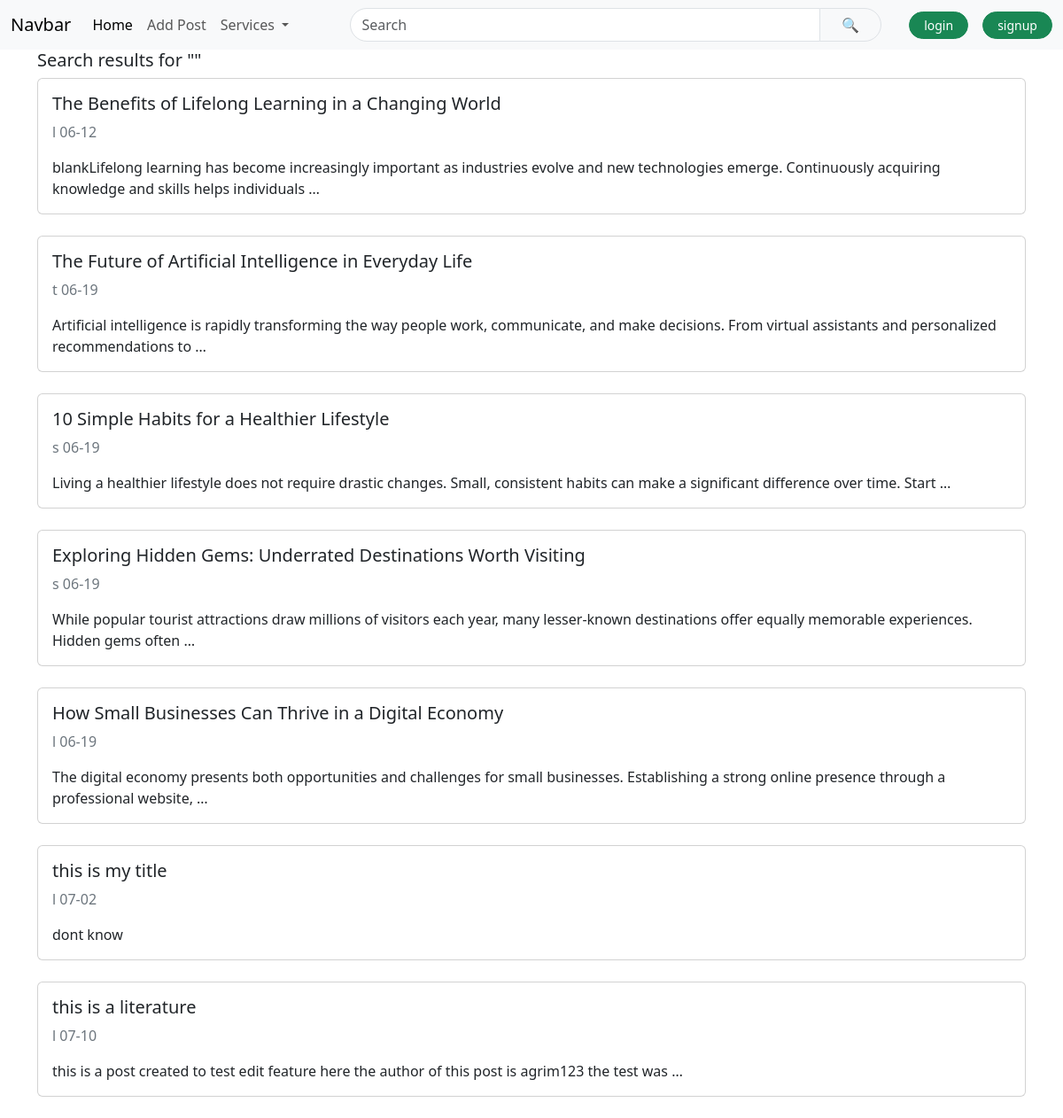
/search/, run on an earlier commit of the app's database.
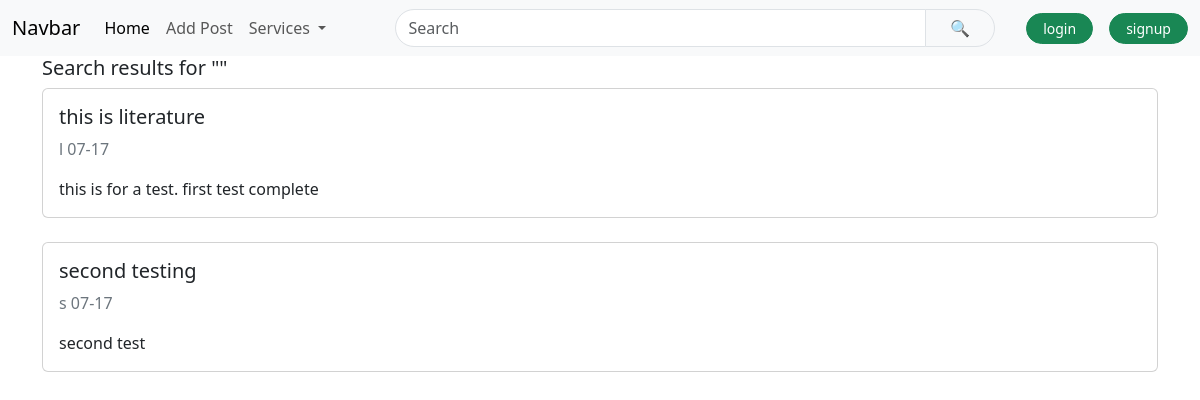
And on a later commit of the database.
### firstapp/models.py (models this page shows, shortened)
class Posts(models.Model):
    POST_CHOICES=[
        ('l','literature'),
        ('s','sports'),
        ('t','technology')
    ]
    class Meta:
        verbose_name='Post'
        verbose_name_plural='Posts'
    category=models.CharField(choices=POST_CHOICES)
    title=models.CharField(max_length=200)
    image_url=models.URLField(null=True, blank=True)
    status=models.CharField(max_length=20)
    content=models.TextField()
    slug=models.CharField(unique=True)
    created_at=models.DateTimeField(auto_now_add=True)
    updated_at=models.DateTimeField(auto_now=True)
    created_by=models.ForeignKey(settings.AUTH_USER_MODEL,on_delete=models.CASCADE, null=True, blank=True)

### firstapp/views.py (the view)
# urls.py: path('search/', views.search, name='search'),
def search(request):
    q=request.GET.get("q","").strip()
    results=Posts.objects.filter(Q(title__icontains=q)|Q(content__icontains=q))
    return render(request, 'firstapp/search_results.html', {"results":results,"query":q})

### firstapp/templates/firstapp/search_results.html (shortened to what this page needs)
    {%extends "firstapp/index.html"%}
    {%block content%}
    <div>
        <h5>Search results for "{{ q }}"</h5>
    </div>
    {%if results%}
        {%for post in results%}
        <a href="{%url 'post_detail' post.id%}" class="text-decoration-none">
                <div class="card mb-4">
                <div class="card-body">
                    <h5 class="card-title">{{post.title}}</h5>
                    <p class="text-secondary">
                    <span>{{post.category}}</span>
                    <span>{{post.created_at|date:"m-d"}}</span>
                    </p>
                    <p class="card-text">{{post.content|truncatewords:20}}</p>
                </div>
                </div>
        </a>
        {%endfor%}
        {%else%}
        <p>no post available.</p>
        {%endif%}
      {%endblock content%}

### firstapp/templates/firstapp/index.html (shortened to what this page needs)
{%load static%}
<!doctype html>
<html lang="en">
  <head>
<link rel="stylesheet" href="{%static 'firstapp/style.css'%}">
<link rel="stylesheet" href="https://cdn.jsdelivr.net/npm/bootstrap-icons@1.11.3/font/bootstrap-icons.min.css">
<link href="https://cdn.jsdelivr.net/npm/bootstrap@5.3.8/dist/css/bootstrap.min.css" rel="stylesheet">
  </head>
  <body>
 <nav class="navbar navbar-expand-lg bg-body-tertiary">
  <div class="container-fluid">
    <a class="navbar-brand" href="{%url 'html_view'%}">Navbar</a>
    <div class="collapse navbar-collapse" id="navbarSupportedContent">
      <ul class="navbar-nav me-auto mb-2 mb-lg-0">
        <li class="nav-item">
          <a class="nav-link active" aria-current="page" href="#">Home</a>
        </li>
        <li class="nav-item">
          <a class="nav-link" href="{%url 'create_post'%}">Add Post</a>
        </li>
        <li class="nav-item dropdown">
          <a class="nav-link dropdown-toggle" href="#" role="button" data-bs-toggle="dropdown" aria-expanded="false">
            Services
          </a>
        </li>
      </ul>
      <form class="d-flex mx-auto" role="search" style="max-width: 600px; width: 100%;" action="{%url 'search' %}">
         <div class="input-group">
        <input
            class="form-control rounded-start-pill"
            type="search"
            placeholder="Search"
            aria-label="Search"
            name="q"
             value="{{query}}"
             >
        <button
            class="btn btn-light border rounded-end-pill px-4"
            type="submit">
            🔍
        </button>
       </div>
      </form>
      <div class="d-flex align-items-center gap-3">
        {%if request.user.is_authenticated%}
        <span class="text-black fw-semibold"><i  class="bi bi-person-circle"></i>{{request.user.username}}</span>
          <form method="post" action={%url 'logout'%} class="mb-0">
            {% csrf_token %}
            <button type="submit"  class="btn btn-outline-danger btn-sm rounded-pill px-3">
              Logout
            </button>
          </form>
          <a href="{%url 'profile_view'%}" class="btn btn-success btn-sm rounded-pill px-3">Profile</a>
        {%else%}
          <a href="{%url 'login' %}"  class="btn btn-success btn-sm rounded-pill px-3">login</a>
          <a href="{%url 'signup' %}"  class="btn btn-success btn-sm rounded-pill px-3">signup</a>
        {%endif%}
      </div>
    </div>
  </div>
</nav>
    <main class="container">
        {%block content%}{%endblock content%}
    </main>
</html>

What changed in the data, as far as the page shows it:
removed Posts: title "The Benefits of Lifelong Learning in a Changing World", category "l", created_at "06-12", content "blankLifelong learning has become increasingly important as industries evolve and new technologies emerge. Continuously acquiring knowledge and skills helps individuals …"
removed Posts: title "The Future of Artificial Intelligence in Everyday Life", category "t", created_at "06-19", content "Artificial intelligence is rapidly transforming the way people work, communicate, and make decisions. From virtual assistants and personalized recommendations to …"
removed Posts: title "10 Simple Habits for a Healthier Lifestyle", category "s", created_at "06-19", content "Living a healthier lifestyle does not require drastic changes. Small, consistent habits can make a significant difference over time. Start …"
removed Posts: title "Exploring Hidden Gems: Underrated Destinations Worth Visiting", category "s", created_at "06-19", content "While popular tourist attractions draw millions of visitors each year, many lesser-known destinations offer equally memorable experiences. Hidden gems often …"
removed Posts: title "How Small Businesses Can Thrive in a Digital Economy", category "l", created_at "06-19", content "The digital economy presents both opportunities and challenges for small businesses. Establishing a strong online presence through a professional website, …"
removed Posts: title "this is my title", category "l", created_at "07-02", content "dont know"
removed Posts: title "this is a literature", category "l", created_at "07-10", content "this is a post created to test edit feature here the author of this post is agrim123 the test was …"
added Posts: title "this is literature", category "l", created_at "07-17", content "this is for a test. first test complete"
added Posts: title "second testing", category "s", created_at "07-17", content "second test"
